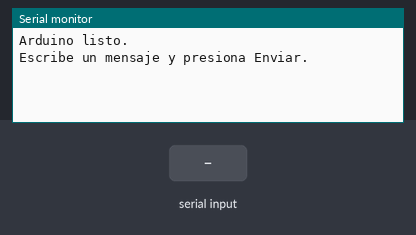
A sketch run on a simulated Arduino Uno, built with avr-gcc and run on an emulated ATmega328P. On the bench: the last lines printed to the serial monitor. The test bench sets the inputs (shaded band).

Above: at 1.2 s.
1.3 s: "1\n" received over Serial
At 2.2 s:
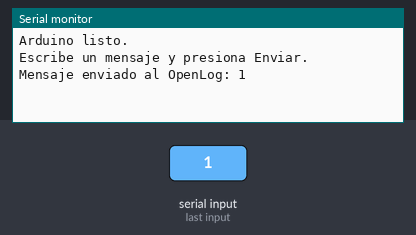
2.8 s: "0\n" received over Serial
At 3.4 s:
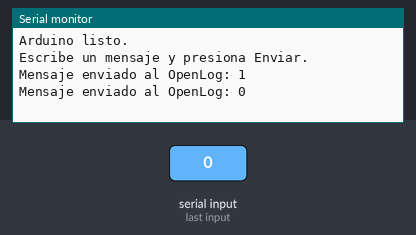
4.3 s: "2\n" received over Serial
At 5.7 s:
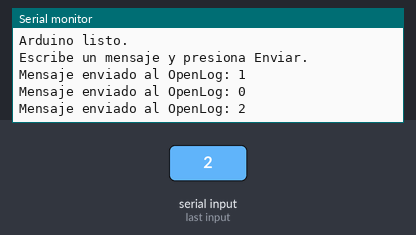

The sketch:

openLogTest.ino
```cpp
#include <SoftwareSerial.h>

// RX de Arduino = pin 10
// TX de Arduino = pin 11
SoftwareSerial openLog(10, 11);

void setup() {
  Serial.begin(9600);
  openLog.begin(9600);

  Serial.println("Arduino listo.");
  Serial.println("Escribe un mensaje y presiona Enviar.");
}

void loop() {
  if (Serial.available() > 0) {
    String mensaje = Serial.readStringUntil('\n');
    mensaje.trim();

    if (mensaje.length() > 0) {
      openLog.println(mensaje);

      Serial.print("Mensaje enviado al OpenLog: ");
      Serial.println(mensaje);
    }
  }
}
```

Measured:
- after the input at 1.3 s, the serial monitor: prints a new line at once (image 1)
- after the input at 2.8 s, the serial monitor: prints a new line at once (image 2)
- after the input at 4.3 s, the serial monitor: prints a new line at once (image 3)
